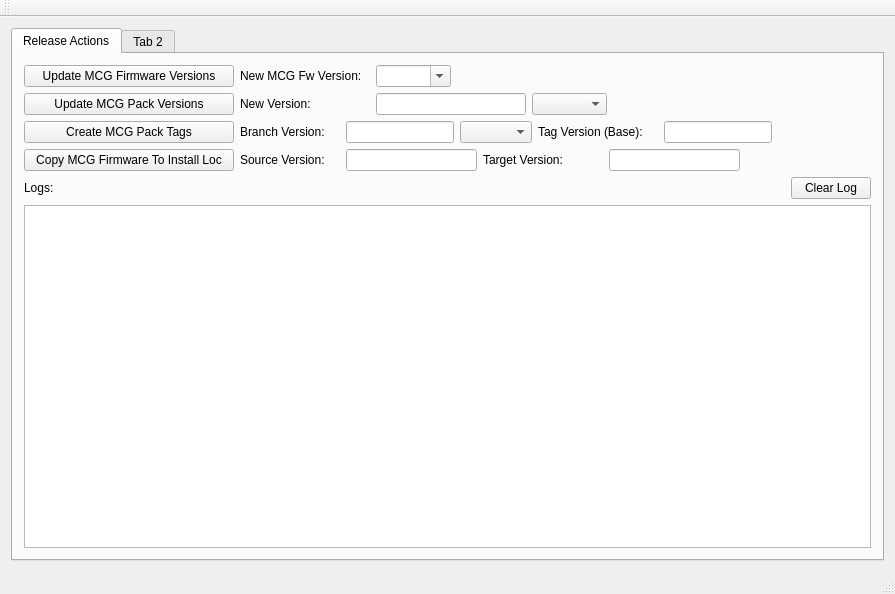
<?xml version="1.0" encoding="UTF-8"?>
<ui version="4.0">
 <class>MainWindow</class>
 <widget class="QMainWindow" name="MainWindow">
  <property name="geometry">
   <rect>
    <x>0</x>
    <y>0</y>
    <width>895</width>
    <height>594</height>
   </rect>
  </property>
  <property name="windowTitle">
   <string>MyToolsCollection</string>
  </property>
  <widget class="QWidget" name="centralWidget">
   <layout class="QHBoxLayout" name="horizontalLayout_6">
    <item>
     <widget class="QTabWidget" name="tabWidget">
      <property name="currentIndex">
       <number>0</number>
      </property>
      <widget class="QWidget" name="tabRelease">
       <attribute name="title">
        <string>Release Actions</string>
       </attribute>
       <layout class="QVBoxLayout" name="verticalLayout_2">
        <item>
         <layout class="QVBoxLayout" name="verticalLayout">
          <item>
           <layout class="QHBoxLayout" name="horizontalLayout">
            <item>
             <widget class="QPushButton" name="pbUpdateMcgFwVersions">
              <property name="minimumSize">
               <size>
                <width>210</width>
                <height>0</height>
               </size>
              </property>
              <property name="text">
               <string>Update MCG Firmware Versions</string>
              </property>
              <property name="checkable">
               <bool>false</bool>
              </property>
             </widget>
            </item>
            <item>
             <widget class="QLabel" name="label_4">
              <property name="minimumSize">
               <size>
                <width>130</width>
                <height>0</height>
               </size>
              </property>
              <property name="text">
               <string>New MCG Fw Version:</string>
              </property>
             </widget>
            </item>
            <item>
             <widget class="QComboBox" name="cbMcgFwVersion">
              <property name="minimumSize">
               <size>
                <width>75</width>
                <height>0</height>
               </size>
              </property>
              <property name="maximumSize">
               <size>
                <width>150</width>
                <height>16777215</height>
               </size>
              </property>
              <property name="editable">
               <bool>true</bool>
              </property>
              <property name="insertPolicy">
               <enum>QComboBox::InsertAtTop</enum>
              </property>
             </widget>
            </item>
            <item>
             <spacer name="horizontalSpacer">
              <property name="orientation">
               <enum>Qt::Horizontal</enum>
              </property>
              <property name="sizeHint" stdset="0">
               <size>
                <width>40</width>
                <height>20</height>
               </size>
              </property>
             </spacer>
            </item>
           </layout>
          </item>
          <item>
           <layout class="QHBoxLayout" name="horizontalLayout_2">
            <item>
             <widget class="QPushButton" name="pbUpdateMcgPackVersions">
              <property name="minimumSize">
               <size>
                <width>210</width>
                <height>0</height>
               </size>
              </property>
              <property name="text">
               <string>Update MCG Pack Versions</string>
              </property>
             </widget>
            </item>
            <item>
             <widget class="QLabel" name="label_5">
              <property name="minimumSize">
               <size>
                <width>130</width>
                <height>0</height>
               </size>
              </property>
              <property name="text">
               <string>New Version:</string>
              </property>
             </widget>
            </item>
            <item>
             <widget class="QLineEdit" name="leMcgPackVersions">
              <property name="minimumSize">
               <size>
                <width>75</width>
                <height>0</height>
               </size>
              </property>
              <property name="maximumSize">
               <size>
                <width>150</width>
                <height>16777215</height>
               </size>
              </property>
             </widget>
            </item>
            <item>
             <widget class="QComboBox" name="cbPrevPackVersions">
              <property name="minimumSize">
               <size>
                <width>75</width>
                <height>0</height>
               </size>
              </property>
             </widget>
            </item>
            <item>
             <spacer name="horizontalSpacer_2">
              <property name="orientation">
               <enum>Qt::Horizontal</enum>
              </property>
              <property name="sizeHint" stdset="0">
               <size>
                <width>40</width>
                <height>20</height>
               </size>
              </property>
             </spacer>
            </item>
           </layout>
          </item>
          <item>
           <layout class="QHBoxLayout" name="horizontalLayout_3">
            <item>
             <widget class="QPushButton" name="pbCreateMcgPackTags">
              <property name="minimumSize">
               <size>
                <width>210</width>
                <height>0</height>
               </size>
              </property>
              <property name="text">
               <string>Create MCG Pack Tags</string>
              </property>
             </widget>
            </item>
            <item>
             <widget class="QLabel" name="label_6">
              <property name="minimumSize">
               <size>
                <width>100</width>
                <height>0</height>
               </size>
              </property>
              <property name="text">
               <string>Branch Version:</string>
              </property>
             </widget>
            </item>
            <item>
             <widget class="QLineEdit" name="lePackSrcBranchVersion">
              <property name="minimumSize">
               <size>
                <width>75</width>
                <height>0</height>
               </size>
              </property>
              <property name="maximumSize">
               <size>
                <width>150</width>
                <height>16777215</height>
               </size>
              </property>
             </widget>
            </item>
            <item>
             <widget class="QComboBox" name="comboBox"/>
            </item>
            <item>
             <widget class="QLabel" name="label_7">
              <property name="minimumSize">
               <size>
                <width>120</width>
                <height>0</height>
               </size>
              </property>
              <property name="text">
               <string>Tag Version (Base):</string>
              </property>
             </widget>
            </item>
            <item>
             <widget class="QLineEdit" name="leMcgPackTagVersion">
              <property name="minimumSize">
               <size>
                <width>75</width>
                <height>0</height>
               </size>
              </property>
              <property name="maximumSize">
               <size>
                <width>150</width>
                <height>16777215</height>
               </size>
              </property>
             </widget>
            </item>
            <item>
             <spacer name="horizontalSpacer_4">
              <property name="orientation">
               <enum>Qt::Horizontal</enum>
              </property>
              <property name="sizeHint" stdset="0">
               <size>
                <width>40</width>
                <height>20</height>
               </size>
              </property>
             </spacer>
            </item>
           </layout>
          </item>
          <item>
           <layout class="QHBoxLayout" name="horizontalLayout_4">
            <item>
             <widget class="QPushButton" name="pbCopyMcgFwToInstLoc">
              <property name="minimumSize">
               <size>
                <width>210</width>
                <height>0</height>
               </size>
              </property>
              <property name="text">
               <string>Copy MCG Firmware To Install Loc</string>
              </property>
             </widget>
            </item>
            <item>
             <widget class="QLabel" name="label">
              <property name="minimumSize">
               <size>
                <width>100</width>
                <height>0</height>
               </size>
              </property>
              <property name="text">
               <string>Source Version:</string>
              </property>
             </widget>
            </item>
            <item>
             <widget class="QLineEdit" name="leMcgFwRepoVersion">
              <property name="minimumSize">
               <size>
                <width>75</width>
                <height>0</height>
               </size>
              </property>
              <property name="maximumSize">
               <size>
                <width>150</width>
                <height>16777215</height>
               </size>
              </property>
             </widget>
            </item>
            <item>
             <widget class="QLabel" name="label_2">
              <property name="minimumSize">
               <size>
                <width>120</width>
                <height>0</height>
               </size>
              </property>
              <property name="text">
               <string>Target Version:</string>
              </property>
             </widget>
            </item>
            <item>
             <widget class="QLineEdit" name="leMcgFwInstVersion">
              <property name="minimumSize">
               <size>
                <width>75</width>
                <height>0</height>
               </size>
              </property>
              <property name="maximumSize">
               <size>
                <width>150</width>
                <height>16777215</height>
               </size>
              </property>
             </widget>
            </item>
            <item>
             <spacer name="horizontalSpacer_3">
              <property name="orientation">
               <enum>Qt::Horizontal</enum>
              </property>
              <property name="sizeHint" stdset="0">
               <size>
                <width>40</width>
                <height>20</height>
               </size>
              </property>
             </spacer>
            </item>
           </layout>
          </item>
          <item>
           <layout class="QHBoxLayout" name="horizontalLayout_5">
            <item>
             <widget class="QLabel" name="label_3">
              <property name="text">
               <string>Logs:</string>
              </property>
             </widget>
            </item>
            <item>
             <spacer name="horizontalSpacer_6">
              <property name="orientation">
               <enum>Qt::Horizontal</enum>
              </property>
              <property name="sizeHint" stdset="0">
               <size>
                <width>40</width>
                <height>20</height>
               </size>
              </property>
             </spacer>
            </item>
            <item>
             <widget class="QPushButton" name="pbClearLog">
              <property name="text">
               <string>Clear Log</string>
              </property>
             </widget>
            </item>
           </layout>
          </item>
          <item>
           <widget class="QTextEdit" name="teLog">
            <property name="readOnly">
             <bool>true</bool>
            </property>
           </widget>
          </item>
         </layout>
        </item>
       </layout>
      </widget>
      <widget class="QWidget" name="tab_2">
       <attribute name="title">
        <string>Tab 2</string>
       </attribute>
      </widget>
     </widget>
    </item>
   </layout>
  </widget>
  <widget class="QMenuBar" name="menuBar">
   <property name="enabled">
    <bool>false</bool>
   </property>
   <property name="geometry">
    <rect>
     <x>0</x>
     <y>0</y>
     <width>895</width>
     <height>26</height>
    </rect>
   </property>
  </widget>
  <widget class="QToolBar" name="mainToolBar">
   <attribute name="toolBarArea">
    <enum>TopToolBarArea</enum>
   </attribute>
   <attribute name="toolBarBreak">
    <bool>false</bool>
   </attribute>
  </widget>
  <widget class="QStatusBar" name="statusBar"/>
 </widget>
 <layoutdefault spacing="6" margin="11"/>
 <tabstops>
  <tabstop>tabWidget</tabstop>
  <tabstop>pbUpdateMcgFwVersions</tabstop>
  <tabstop>pbUpdateMcgPackVersions</tabstop>
  <tabstop>leMcgPackVersions</tabstop>
  <tabstop>pbCreateMcgPackTags</tabstop>
  <tabstop>lePackSrcBranchVersion</tabstop>
  <tabstop>leMcgPackTagVersion</tabstop>
  <tabstop>pbCopyMcgFwToInstLoc</tabstop>
  <tabstop>leMcgFwRepoVersion</tabstop>
  <tabstop>leMcgFwInstVersion</tabstop>
  <tabstop>pbClearLog</tabstop>
  <tabstop>teLog</tabstop>
 </tabstops>
 <resources/>
 <connections/>
</ui>
